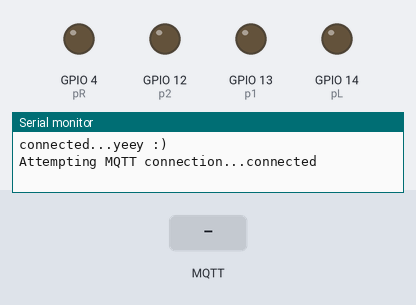
This sketch was run on a simulated ESP8266 (NodeMCU). On the bench: output pins drawn as LEDs (lit = HIGH), the last lines printed to the serial monitor. Inputs (shaded band) come from the test bench. WiFi joins after 1.5 s; servers stay silent unless stated; random numbers use the default seed unless the sketch sets one; no MQTT or app messages arrive unless stated.

Above: at 2.7 s.
2.8 s: MQTT message "2" arrives on the first subscribed topic
At 3.8 s:
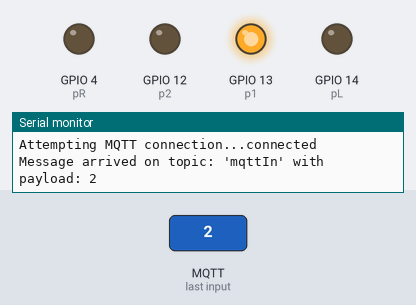
4.3 s: MQTT message "M" arrives on the first subscribed topic
At 5.0 s:
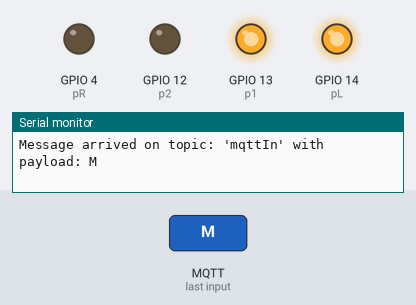
5.8 s: MQTT message "S" arrives on the first subscribed topic
At 6.2 s:
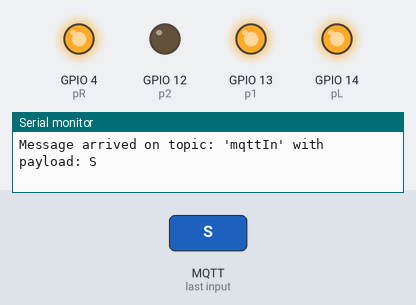
7.3 s: MQTT message "L" arrives on the first subscribed topic
At 8.5 s:
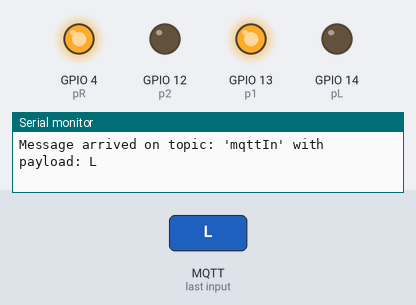
8.8 s: MQTT message "1" arrives on the first subscribed topic
At 9.6 s:
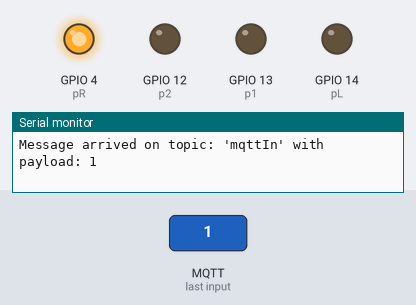
10.3 s: MQTT message "4" arrives on the first subscribed topic
At 10.8 s:
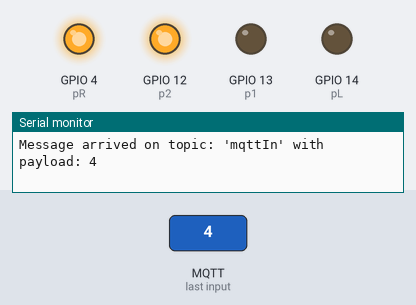
Timing chart, 0 to 12.8 s (numbered marks = the images above; inputs shaded):
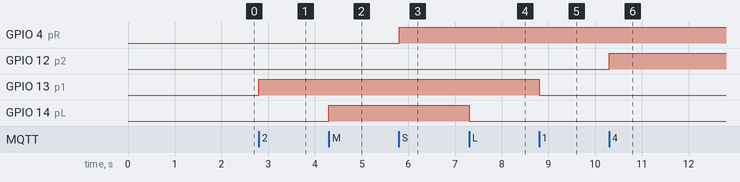

The sketch:

remoto-esp8266.ino
```cpp
#include <ESP8266WiFi.h>
#include <WiFiManager.h> // https://github.com/tzapu/WiFiManager
#include <PubSubClient.h>

WiFiClient espClient;
PubSubClient client(espClient);
//Declarcion de variables
 const char* mqtt_server = "eidan.paputec.com";
 const uint16_t mqtt_port = 8883;
 const char* mqttTopicIn = "mqttIn";
 const char* mqttTopicOut = "mqttOut";

 int p1 = 13;
 int p2 = 12;
 int pL = 14;
 int pR = 4;
// Escucha las ordenes desde el servidor
void mqttCallback(char* topic, byte* payload, unsigned int length) {
    // message received

  Serial.print("Message arrived on topic: '");
   Serial.print(topic);
  Serial.print("' with payload: ");
  //Serial.print(length +'length');
   for (unsigned int i = 0; i < length; i++) {
     //Serial.print((char)payload[i]);

   }

    switch((char)payload[0]) {
    case '1':
      //do something when var equals 1
      Serial.println('1');
      digitalWrite(p1,LOW);
      break;
      case '2':
      //do something when var equals 1
      Serial.println('2');
      digitalWrite(p1,HIGH);
      break;
    case '3':
      //do something when var equals 2
      Serial.println('3');
      digitalWrite(p2,LOW);
      break;
    case '4':
      //do something when var equals 1
      Serial.println('4');
      digitalWrite(p2,HIGH);
      break;
    case 'L':
      Serial.println('L');
      digitalWrite(pL,LOW);
      break;
    case 'M':
      Serial.println('M');
      digitalWrite(pL,HIGH);
      break;
    case 'R':
      Serial.println('R');
      digitalWrite(pR,LOW);
      break;
    case 'S':
      Serial.println('S');
      digitalWrite(pR,HIGH);
      break;
    default:
      // if nothing else matches, do the default
      // default is optional
      Serial.print('A');
      break;
  }
  Serial.println();

 String myCurrentTime = String(random(300));
  client.publish(mqttTopicOut,("Time: " + myCurrentTime).c_str());
  // Switch on the LED if an 1 was received as first character

}
//Busca reconectarse al servidor por el protocolo mqtt
void mqttReconnect() {
    // reconnect code from PubSubClient example
    while (!client.connected()) {
     Serial.print("Attempting MQTT connection...");
     String mqttClientId = "";
     if (client.connect(mqttClientId.c_str())){
       Serial.println("connected");
       client.subscribe(mqttTopicIn);
     } else {
       Serial.print("failed, rc=");
       Serial.print(client.state());
       Serial.println(" will try again in 5 seconds");
       delay(5000);
     }
   }
}
//configuraciones
void setup() {
    WiFi.mode(WIFI_STA);
    // put your setup code here, to run once:
    Serial.begin(9600);
// pines del esp como salidas al control remoto
  pinMode(p1,OUTPUT);
  pinMode(p2,OUTPUT);
  pinMode(pL,OUTPUT);
  pinMode(pR,OUTPUT);


    WiFiManager wm;

    wm.resetSettings();

    bool res;

    res = wm.autoConnect("AutoConnectAP","password");

    if(!res) {
        Serial.println("Failed to connect");

    }
    else {
        //if you get here you have connected to the WiFi
        Serial.println("connected...yeey :)");

        client.setServer(mqtt_server, mqtt_port);
        client.setCallback(mqttCallback);
    }

}
//Bucles
void loop() {
    // put your main code here, to run repeatedly:
       if (!client.connected()) {
    mqttReconnect();
  }
  client.loop();
  yield();
}
```

Measured:
- after the input at 2.8 s, GPIO 13 (p1): LOW → HIGH at once
- after the input at 4.3 s, GPIO 14 (pL): LOW → HIGH at once
- after the input at 5.8 s, GPIO 4 (pR): LOW → HIGH at once
- after the input at 7.3 s, GPIO 14 (pL): HIGH → LOW at once
- after the input at 8.8 s, GPIO 13 (p1): HIGH → LOW at once
- after the input at 10.3 s, GPIO 12 (p2): LOW → HIGH at once
